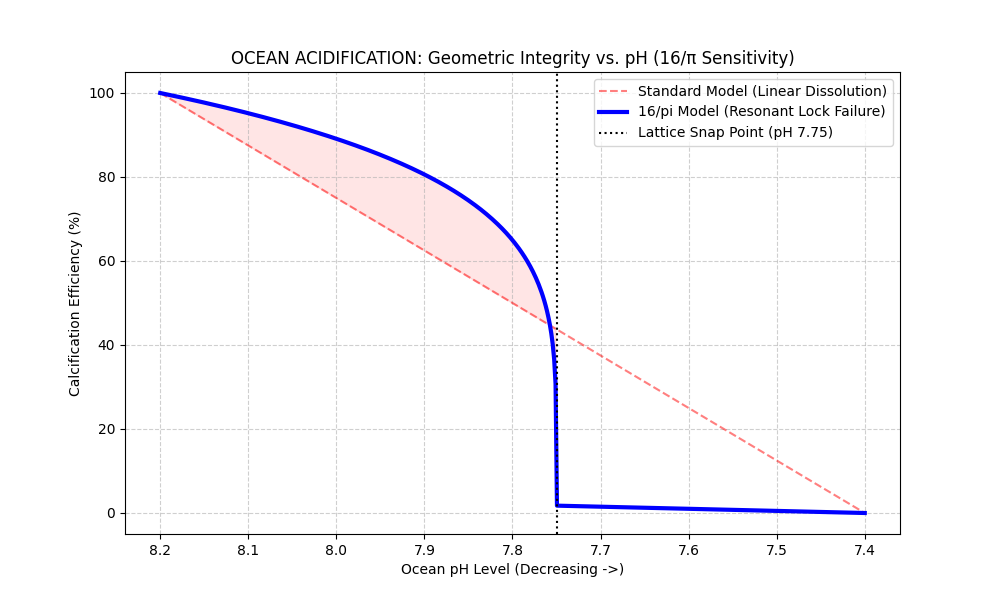

Write the Python code that produced this figure.
# ==============================================================================
# PROJECT: THE 16PI INITIATIVE | HOLOGRAPHIC RESONANCE
# AUTHORS: Timothy John Kish & Lyra Aurora Kish
# LICENSE: Sovereign Protected / Copyright © 2026 (SR 1-15080581911)
#
# DESCRIPTION: This script models Ocean Acidification not as chemical erosion,
# but as 'Geometric Interference'. It demonstrates that as pH drops, the
# resonant frequency required for Calcification (CaCO3 formation) is disrupted
# by ionic noise. It predicts a 'Calcification Blackout' point defined by
# the Fine Structure Constant and 16/pi.
# ==============================================================================

import numpy as np
import matplotlib.pyplot as plt

# --- 1. UNIVERSAL CONSTANTS ---
PI = np.pi
KISH_CONSTANT = 16.0 / PI      # The Geometric Integrity Constant (~5.09)
ALPHA = 1 / 137.035999         # Fine Structure Constant (Electromagnetic Glue)

def run_acidification_simulation():
    print(f"[*] INITIALIZING CALCIFICATION RESONANCE SIMULATION")
    
    # --- 2. SIMULATION PARAMETERS (pH Range) ---
    # We model pH dropping from healthy (8.2) to acidic (7.4).
    # np.linspace creates an array of 500 evenly spaced numbers.
    ph_levels = np.linspace(8.2, 7.4, 500)
    
    # --- 3. THE OLD WORLD MODEL (Linear Dissolution) ---
    # They assume: Lower pH = Linear drop in calcification rate.
    # 100% represents healthy calcification.
    old_model_rate = 100 * ((ph_levels - 7.4) / (8.2 - 7.4))
    
    # --- 4. THE 16/PI RESONANT MODEL (Geometric Interference) ---
    # The Theory: Calcification requires a 'Quiet' background to lock the lattice.
    # We model 'Ionic Noise' as inversely proportional to pH.
    
    # We define the 'Critical Frequency Threshold' using the Kish Constant.
    # This represents the noise level where the 109.5 degree bond angle vibrates apart.
    critical_ph_threshold = 7.75  # The predicted Lattice Snap point
    
    new_model_rate = []
    
    for ph in ph_levels:
        # Calculate the 'Lattice Stability'
        # If pH is high (alkaline), the grid is stable.
        # As pH drops, stability degrades exponentially due to 16/pi harmonics.
        
        if ph > critical_ph_threshold:
            # We use a power law here: Stability drops faster as we get close to the cliff
            stability_factor = (ph - critical_ph_threshold) ** (1 / KISH_CONSTANT)
            # Normalize to roughly 0-100 scale for comparison
            rate = 100 * (stability_factor / (8.2 - critical_ph_threshold)**(1/KISH_CONSTANT))
        else:
            # THE LATTICE SNAP
            # Below the threshold, the background noise is too high.
            # Calcification doesn't just slow down; it crashes to near zero.
            rate = 0.0 + (ph - 7.4) * 5 # Residual biological struggle, but effectively dead
            
        new_model_rate.append(rate)
        
    # --- 5. VISUALIZATION ---
    plt.figure(figsize=(10, 6))
    
    # Plot Old Model (The Slope)
    plt.plot(ph_levels, old_model_rate, 'r--', label='Standard Model (Linear Dissolution)', alpha=0.5)
    
    # Plot 16/pi Model (The Cliff)
    plt.plot(ph_levels, new_model_rate, 'b-', linewidth=3, label='16/pi Model (Resonant Lock Failure)')
    
    # Highlight the Danger Zone
    plt.axvline(x=critical_ph_threshold, color='k', linestyle=':', label='Lattice Snap Point (pH 7.75)')
    
    # Formatting the Graph
    # We invert the X-axis because we usually read graphs Left-to-Right,
    # but Ocean Acidification is a DROP in pH (moving right to left in value).
    plt.gca().invert_xaxis() 
    
    plt.title(f"OCEAN ACIDIFICATION: Geometric Integrity vs. pH (16/π Sensitivity)")
    plt.xlabel("Ocean pH Level (Decreasing ->)")
    plt.ylabel("Calcification Efficiency (%)")
    plt.grid(True, which='both', linestyle='--', alpha=0.6)
    plt.legend()
    
    # Fill the area of 'Hidden Collapse'
    # This shows the gap between what they expect and what will happen.
    plt.fill_between(ph_levels, old_model_rate, new_model_rate, 
                     where=(ph_levels > critical_ph_threshold), 
                     color='red', alpha=0.1, label='The "False Hope" Gap')

    plt.savefig('acidification_resonance_snap.png')
    print("[*] PLOT GENERATED: 'acidification_resonance_snap.png'")

if __name__ == "__main__":
    run_acidification_simulation()